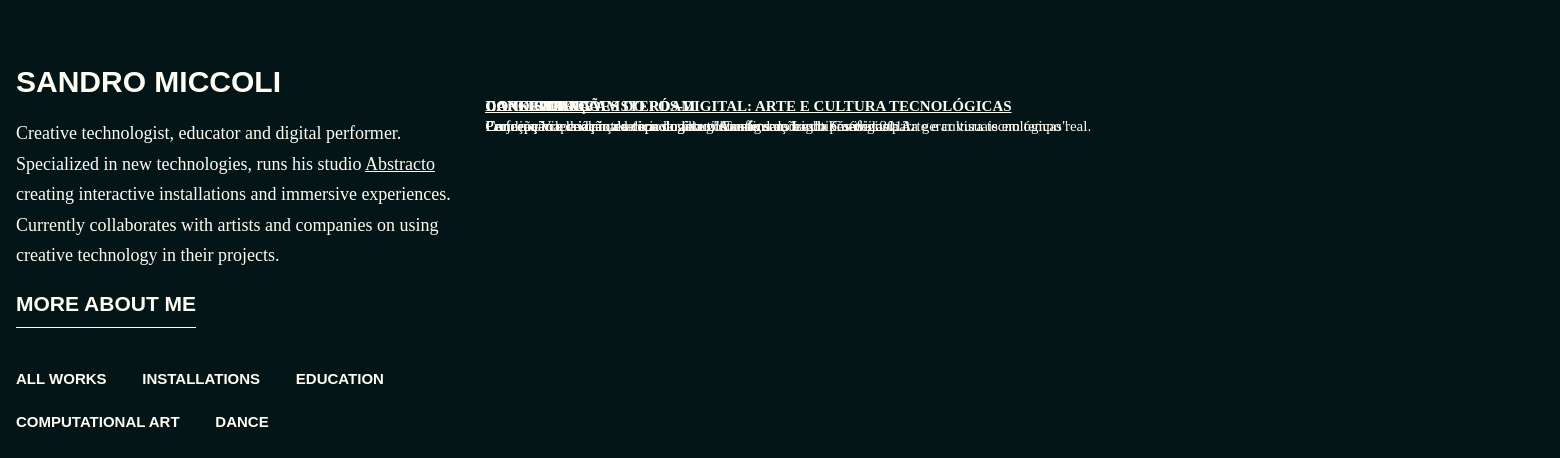
The page / on the database its author committed.
### miccoliPortfolio/models.py (models this page shows, shortened)
class Project(models.Model):
	title = models.CharField(max_length=100)
	short_description = models.TextField(default='')
	description = models.TextField(default='')
	date = models.DateField()
	category = models.CharField(max_length=150, choices=CATEGORIES,default='arte_computacional')
	front_page = models.BooleanField(default=True)
	slug = models.SlugField(editable=False, max_length=150, default='')

### miccoliPortfolio/views.py (the view)
# urls.py: path('', views.index, name='index'),
def index(request):
	template = loader.get_template('miccoliPortfolio/index.html')
	projects = Project.objects.filter(image__cover=True, front_page=True).values('title','slug','short_description','category','image__image').order_by('-date')
	context = {
		'projects': projects,
		'MEDIA_URL': MEDIA_URL,
		 'lang': 'en'
	}
	return HttpResponse(template.render(context, request))

### miccoliPortfolio/templates/miccoliPortfolio/index.html (shortened to what this page needs)
{% load static %}
<!DOCTYPE html>
<html>
<head>
  <link rel="stylesheet" type="text/css" href="{% static 'css/normalize.css' %}">
  <link rel="stylesheet" type="text/css" href="{% static 'css/webflow.css' %}">
  <link rel="stylesheet" type="text/css" href="{% static 'css/sandro-miccoli.webflow.css' %}">
</head>
<body>
  <div class="w-layout-grid flex-home">
    <div id="w-node-d0458d285e48-9fc4d84f" class="home-left-col">
      <div class="home-left-col-wrapper">
        <h1>SANDRO MICCOLI</h1>
        {% if lang == "en" %}
        <p id="w-node-6bd93d02ad96-9fc4d84f">Creative technologist, educator and digital performer. Specialized in new technologies, runs his studio <a href="http://abstracto.com.br/" target="_blank">Abstracto</a> creating interactive installations and immersive experiences. Currently collaborates with artists and companies on using creative technology in their projects.<br></p><a href="about" class="home-categories-link-big">MORE ABOUT ME</a>
        {% endif %}
        <div class="home-categories-wrapper">
         {% if lang == "en" %}
            <a href="#" class="home-categories-link active" data-filter="*">ALL WORKS</a>
            <a href="#" class="home-categories-link" data-filter=".instalacoes">INSTALLATIONS</a>
            <a href="#" class="home-categories-link" data-filter=".educacao">EDUCATION</a>
            <a href="#" class="home-categories-link" data-filter=".arte_computacional">COMPUTATIONAL ART</a>
            <a href="#" class="home-categories-link" data-filter=".dancatech">DANCE</a>
        {% endif %}
        </div>
      </div>
    </div>
    <div id="w-node-7014e18cf8e2-9fc4d84f" class="home-dir-col">
      <div class="home-projectlist-wrapper">
          {% for project in projects %}
            <div class="home-project-wrapper {{ project.category }}">
              <a href="project/{{ project.slug }}" class="btn btn-primary">
              <div class="home-project-img"></div>
              <div class="home-project-text">
                <div class="home-project-text-projecttitle">{{ project.title }}</div>
                <div class="home-project-text-projectdescription">{{ project.short_description }}</div>
              </div>
                </a>
            </div>
         {% endfor %}
      </div>
    </div>
  </div>
</body>
</html>

### miccoliPortfolio/static/css/webflow.css (style rules this page uses)
* { -webkit-box-sizing: border-box; -moz-box-sizing: border-box; box-sizing: border-box; }
html { height: 100%; }
body { margin: 0; min-height: 100%; background-color: #fff; font-family: Arial, sans-serif; font-size: 14px; line-height: 20px; color: #333; }
h1, h2, h3, h4, h5, h6 { font-weight: bold; margin-bottom: 10px; }
h1 { font-size: 38px; line-height: 44px; margin-top: 20px; }
p { margin-top: 0; margin-bottom: 10px; }

### miccoliPortfolio/static/css/sandro-miccoli.webflow.css (style rules this page uses)
.w-layout-grid { display: -ms-grid; display: grid; grid-auto-columns: 1fr; -ms-grid-columns: 1fr 1fr; grid-template-columns: 1fr 1fr; -ms-grid-rows: auto auto; grid-template-rows: auto auto; grid-row-gap: 16px; grid-column-gap: 16px; }
body { background-color: #031516; font-family: Sportinggrotesque; color: #fffdf4; font-size: 15px; line-height: 20px; }
h1 { margin-top: 0px; margin-bottom: 24px; font-family: 'Libre Franklin', sans-serif; font-size: 2em; line-height: 120%; font-weight: 700; text-transform: uppercase; }
p { margin-bottom: 10px; font-family: Vollkorn, serif; color: #fffdf4; font-size: 1.2em; line-height: 170%; }
a { color: #fffdf4; text-decoration: underline; }
.home-categories-link { display: inline-block; margin-right: 32px; margin-bottom: 10px; padding-right: 0px; padding-bottom: 0px; padding-left: 0px; -webkit-align-self: flex-end; -ms-flex-item-align: end; align-self: flex-end; border: 1px none #000; -webkit-transition: all 200ms ease; transition: all 200ms ease; font-family: 'Libre Franklin', sans-serif; font-size: 1em; line-height: 2.2em; font-weight: 700; text-decoration: none; }
.flex-home { display: -webkit-box; display: -webkit-flex; display: -ms-flexbox; display: flex; margin-top: 8vh; margin-right: 2vh; margin-left: 2vh; grid-template-areas: "."; -ms-grid-columns: 0.75fr 1.25fr; grid-template-columns: 0.75fr 1.25fr; -ms-grid-rows: auto; grid-template-rows: auto; }
.home-left-col { position: -webkit-sticky; position: sticky; width: 30%; }
.home-dir-col { width: 70%; }
.home-projectlist-wrapper { position: relative; }
.home-project-wrapper { position: absolute; margin-bottom: 40px; -webkit-transition: filter 200ms ease; transition: filter 200ms ease; }
.home-project-img { position: relative; }
.home-project-text { position: relative; padding-top: 12px; }
.home-project-text-projecttitle { display: block; font-family: Libre Franklin; font-size: 1em; font-weight: 700; text-decoration: none; text-transform: uppercase; }
.home-project-text-projectdescription { display: inline-block; font-family: Vollkorn, serif; font-size: 1em; font-weight: 400; }
.home-categories-wrapper { margin-top: 24px; }
.home-categories-link-big { display: inline-block; margin-right: 40px; margin-bottom: 10px; padding-right: 0px; padding-bottom: 0px; padding-left: 0px; border-style: none none solid; border-width: 1px; border-color: #fffdf4; -webkit-transition: all 200ms ease; transition: all 200ms ease; font-family: 'Libre Franklin', sans-serif; font-size: 1.4em; line-height: 2.2em; font-weight: 700; text-decoration: none; }
.home-left-col-wrapper { position: -webkit-sticky; position: sticky; top: 2vh; }
@media screen and (min-width: 1440px) { h1 { margin-bottom: 18px; } }
@media screen and (min-width: 1440px) { a { text-decoration: underline; } }
@media screen and (min-width: 1440px) { .home-categories-link { margin-right: 32px; text-decoration: none; } }
@media screen and (min-width: 1440px) { .flex-home { -ms-grid-rows: auto auto auto auto auto auto auto auto auto auto; grid-template-rows: auto auto auto auto auto auto auto auto auto auto; } }
@media screen and (min-width: 1440px) { .home-project-wrapper { position: absolute; } }
@media screen and (min-width: 1440px) { .home-project-img { background-position: 50% 50%; background-size: cover; } }
@media screen and (min-width: 1440px) { .home-categories-link-big { text-decoration: none; } }
#w-node-7014e18cf8e2-9fc4d84f { -ms-grid-column-span: 1; grid-column-end: 3; -ms-grid-column: 2; grid-column-start: 2; -ms-grid-row-span: 1; grid-row-end: 2; -ms-grid-row: 1; grid-row-start: 1; }

### rows shown on the page
Project: title "CAROL VILELA", short_description "Carolina Vilela é uma deliciosa gata gostosa"
Project: title "DANCEDEMIC", short_description "Performance de dança e tecnologia utilizando sensores biométricos para gerar visuais em tempo real."
Project: title "CONFEITARIA", short_description "Concepção e criação da capa do álbum Confins da banda Confeitaria."
Project: title "CONFIGURAÇÕES DO PÓS-DIGITAL: ARTE E CULTURA TECNOLÓGICAS", short_description "Concepção e criação da capa do livro \"Configurações do pós-digital: Arte e cultura tecnológicas\""
Project: title "DARK SIDE OF AMSTERDAM", short_description "Projeção mapeada interativa durante o Amsterdam Light Festival 2013."
